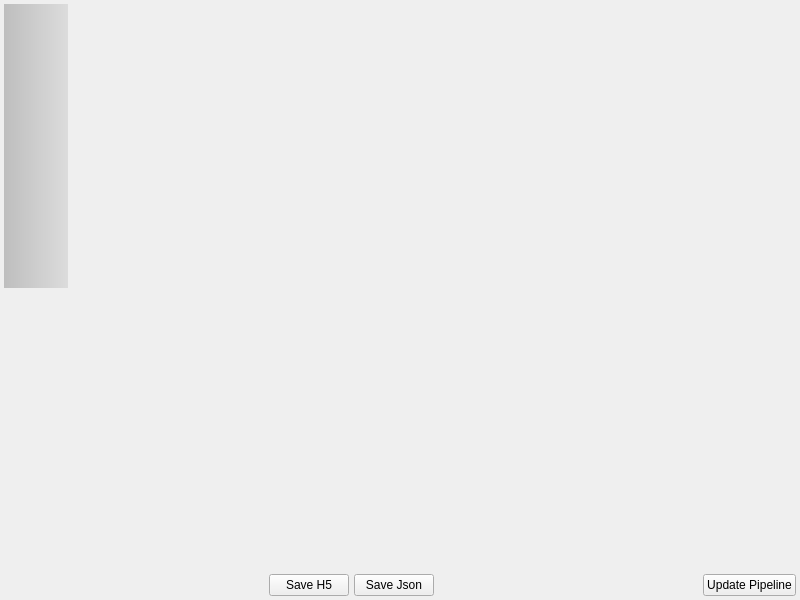
<?xml version="1.0" encoding="UTF-8"?>
<ui version="4.0">
 <class>StatsGeneratorWidget</class>
 <widget class="QWidget" name="StatsGeneratorWidget">
  <property name="geometry">
   <rect>
    <x>0</x>
    <y>0</y>
    <width>800</width>
    <height>600</height>
   </rect>
  </property>
  <property name="sizePolicy">
   <sizepolicy hsizetype="Preferred" vsizetype="Expanding">
    <horstretch>0</horstretch>
    <verstretch>0</verstretch>
   </sizepolicy>
  </property>
  <property name="minimumSize">
   <size>
    <width>800</width>
    <height>600</height>
   </size>
  </property>
  <property name="windowTitle">
   <string>StatsGenerator</string>
  </property>
  <property name="styleSheet">
   <string notr="true">QWidget
{
border-color: rgb(20, 28, 69);
}</string>
  </property>
  <layout class="QGridLayout" name="gridLayout">
   <property name="leftMargin">
    <number>4</number>
   </property>
   <property name="topMargin">
    <number>4</number>
   </property>
   <property name="rightMargin">
    <number>4</number>
   </property>
   <property name="bottomMargin">
    <number>4</number>
   </property>
   <property name="spacing">
    <number>1</number>
   </property>
   <item row="3" column="0" colspan="3">
    <layout class="QHBoxLayout" name="horizontalLayout">
     <property name="spacing">
      <number>5</number>
     </property>
     <property name="topMargin">
      <number>0</number>
     </property>
     <item>
      <spacer name="horizontalSpacer_2">
       <property name="orientation">
        <enum>Qt::Horizontal</enum>
       </property>
       <property name="sizeHint" stdset="0">
        <size>
         <width>40</width>
         <height>20</height>
        </size>
       </property>
      </spacer>
     </item>
     <item>
      <widget class="QPushButton" name="saveH5Btn">
       <property name="text">
        <string>Save H5</string>
       </property>
      </widget>
     </item>
     <item>
      <widget class="QPushButton" name="saveJsonBtn">
       <property name="text">
        <string>Save Json</string>
       </property>
      </widget>
     </item>
     <item>
      <spacer name="horizontalSpacer">
       <property name="orientation">
        <enum>Qt::Horizontal</enum>
       </property>
       <property name="sizeHint" stdset="0">
        <size>
         <width>40</width>
         <height>20</height>
        </size>
       </property>
      </spacer>
     </item>
     <item>
      <widget class="QPushButton" name="updatePipelineBtn">
       <property name="text">
        <string>Update Pipeline</string>
       </property>
      </widget>
     </item>
    </layout>
   </item>
   <item row="0" column="0">
    <widget class="SVToolGrid" name="m_ToolGrid">
     <property name="sizePolicy">
      <sizepolicy hsizetype="Fixed" vsizetype="Expanding">
       <horstretch>0</horstretch>
       <verstretch>0</verstretch>
      </sizepolicy>
     </property>
     <property name="minimumSize">
      <size>
       <width>64</width>
       <height>0</height>
      </size>
     </property>
     <property name="maximumSize">
      <size>
       <width>64</width>
       <height>16777215</height>
      </size>
     </property>
     <property name="styleSheet">
      <string notr="true">QFrame
{
background-color: qlineargradient(spread:pad, x1:0, y1:1, x2:1, y2:1, stop:0 rgba(190, 190, 190, 255), stop:1 rgba(220, 220, 220, 255));
}</string>
     </property>
     <property name="frameShape">
      <enum>QFrame::NoFrame</enum>
     </property>
     <property name="frameShadow">
      <enum>QFrame::Raised</enum>
     </property>
    </widget>
   </item>
   <item row="2" column="0">
    <layout class="QVBoxLayout" name="verticalLayout">
     <property name="spacing">
      <number>4</number>
     </property>
     <property name="topMargin">
      <number>0</number>
     </property>
     <item>
      <spacer name="verticalSpacer">
       <property name="orientation">
        <enum>Qt::Vertical</enum>
       </property>
       <property name="sizeHint" stdset="0">
        <size>
         <width>20</width>
         <height>40</height>
        </size>
       </property>
      </spacer>
     </item>
     <item>
      <widget class="QPushButton" name="addPhase">
       <property name="minimumSize">
        <size>
         <width>48</width>
         <height>48</height>
        </size>
       </property>
       <property name="maximumSize">
        <size>
         <width>48</width>
         <height>48</height>
        </size>
       </property>
       <property name="focusPolicy">
        <enum>Qt::ClickFocus</enum>
       </property>
       <property name="toolTip">
        <string>Add a new Phase</string>
       </property>
       <property name="statusTip">
        <string>Add a new Phase</string>
       </property>
       <property name="text">
        <string/>
       </property>
       <property name="icon">
        <iconset resource="../../../../../../SIMPL/Source/SVWidgetsLib/icons/images/Icons.qrc">
         <normaloff>:/cube_molecule_add@2x.png</normaloff>:/cube_molecule_add@2x.png</iconset>
       </property>
       <property name="iconSize">
        <size>
         <width>48</width>
         <height>48</height>
        </size>
       </property>
       <property name="flat">
        <bool>true</bool>
       </property>
      </widget>
     </item>
     <item>
      <widget class="QPushButton" name="deletePhase">
       <property name="minimumSize">
        <size>
         <width>48</width>
         <height>48</height>
        </size>
       </property>
       <property name="maximumSize">
        <size>
         <width>48</width>
         <height>48</height>
        </size>
       </property>
       <property name="focusPolicy">
        <enum>Qt::ClickFocus</enum>
       </property>
       <property name="toolTip">
        <string>Delete the current phase</string>
       </property>
       <property name="statusTip">
        <string>Delete the current phase</string>
       </property>
       <property name="text">
        <string/>
       </property>
       <property name="icon">
        <iconset resource="../../../../../../SIMPL/Source/SVWidgetsLib/icons/images/Icons.qrc">
         <normaloff>:/cube_molecule_delete@2x.png</normaloff>:/cube_molecule_delete@2x.png</iconset>
       </property>
       <property name="iconSize">
        <size>
         <width>48</width>
         <height>48</height>
        </size>
       </property>
       <property name="flat">
        <bool>true</bool>
       </property>
      </widget>
     </item>
     <item>
      <widget class="QPushButton" name="editPhase">
       <property name="minimumSize">
        <size>
         <width>48</width>
         <height>48</height>
        </size>
       </property>
       <property name="maximumSize">
        <size>
         <width>48</width>
         <height>48</height>
        </size>
       </property>
       <property name="focusPolicy">
        <enum>Qt::ClickFocus</enum>
       </property>
       <property name="toolTip">
        <string>Edit the current Phase</string>
       </property>
       <property name="statusTip">
        <string>Edit the current Phase</string>
       </property>
       <property name="text">
        <string/>
       </property>
       <property name="icon">
        <iconset resource="../../../../../../SIMPL/Source/SVWidgetsLib/icons/images/Icons.qrc">
         <normaloff>:/gear@2x.png</normaloff>:/gear@2x.png</iconset>
       </property>
       <property name="iconSize">
        <size>
         <width>48</width>
         <height>48</height>
        </size>
       </property>
       <property name="flat">
        <bool>true</bool>
       </property>
      </widget>
     </item>
     <item>
      <widget class="QPushButton" name="openStatsFile">
       <property name="minimumSize">
        <size>
         <width>48</width>
         <height>48</height>
        </size>
       </property>
       <property name="maximumSize">
        <size>
         <width>48</width>
         <height>48</height>
        </size>
       </property>
       <property name="toolTip">
        <string>Open Existing Statistics File</string>
       </property>
       <property name="text">
        <string/>
       </property>
       <property name="icon">
        <iconset resource="../../../../../../SIMPL/Source/SVWidgetsLib/icons/images/Icons.qrc">
         <normaloff>:/Import_Data@2x.png</normaloff>:/Import_Data@2x.png</iconset>
       </property>
       <property name="iconSize">
        <size>
         <width>48</width>
         <height>48</height>
        </size>
       </property>
       <property name="flat">
        <bool>true</bool>
       </property>
      </widget>
     </item>
    </layout>
   </item>
   <item row="0" column="2" rowspan="3">
    <widget class="QStackedWidget" name="m_ContentStackedWidget">
     <property name="frameShape">
      <enum>QFrame::NoFrame</enum>
     </property>
     <property name="frameShadow">
      <enum>QFrame::Raised</enum>
     </property>
     <widget class="QWidget" name="m_ContentStackedWidgetPage1">
      <layout class="QVBoxLayout" name="contentFrameLayout">
       <property name="leftMargin">
        <number>0</number>
       </property>
       <property name="topMargin">
        <number>0</number>
       </property>
       <property name="rightMargin">
        <number>0</number>
       </property>
       <property name="bottomMargin">
        <number>0</number>
       </property>
      </layout>
     </widget>
    </widget>
   </item>
  </layout>
  <action name="actionRecent_Files">
   <property name="text">
    <string>Recent Files</string>
   </property>
  </action>
  <action name="actionSave">
   <property name="text">
    <string>Save</string>
   </property>
   <property name="shortcut">
    <string>Ctrl+S</string>
   </property>
  </action>
  <action name="actionOpen">
   <property name="enabled">
    <bool>true</bool>
   </property>
   <property name="text">
    <string>Open</string>
   </property>
   <property name="shortcut">
    <string>Ctrl+O</string>
   </property>
  </action>
  <action name="actionSaveAs">
   <property name="text">
    <string>Save As</string>
   </property>
   <property name="shortcut">
    <string>Ctrl+Shift+S</string>
   </property>
  </action>
  <action name="actionExit">
   <property name="text">
    <string>Exit</string>
   </property>
   <property name="shortcut">
    <string>Ctrl+Q</string>
   </property>
  </action>
  <action name="actionClose">
   <property name="text">
    <string>Close</string>
   </property>
   <property name="shortcut">
    <string>Ctrl+W</string>
   </property>
  </action>
  <action name="actionAbout">
   <property name="text">
    <string>About</string>
   </property>
  </action>
  <action name="actionNew">
   <property name="text">
    <string>New</string>
   </property>
   <property name="shortcut">
    <string>Ctrl+N</string>
   </property>
  </action>
  <action name="actionLicense_Information">
   <property name="text">
    <string>License Information</string>
   </property>
  </action>
  <action name="actionStatsGenerator_Help">
   <property name="text">
    <string>StatsGenerator Help</string>
   </property>
  </action>
  <action name="action_OpenDREAM3D">
   <property name="text">
    <string>Open DREAM3D</string>
   </property>
  </action>
 </widget>
 <customwidgets>
  <customwidget>
   <class>SVToolGrid</class>
   <extends>QFrame</extends>
   <header location="global">SVToolGrid.h</header>
   <container>1</container>
  </customwidget>
 </customwidgets>
 <resources>
  <include location="../../../../../../SIMPL/Source/SVWidgetsLib/icons/images/Icons.qrc"/>
 </resources>
 <connections/>
</ui>
